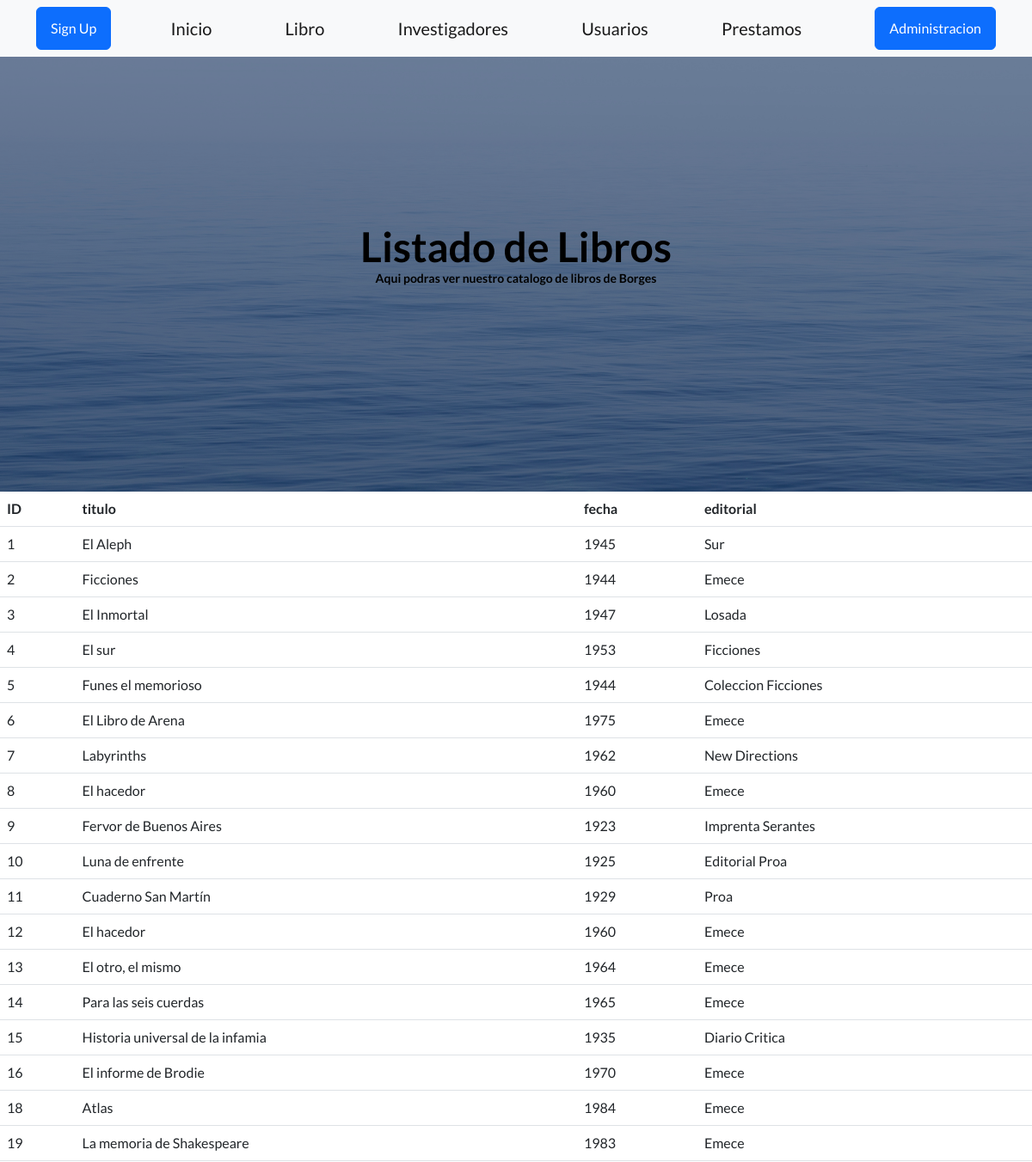
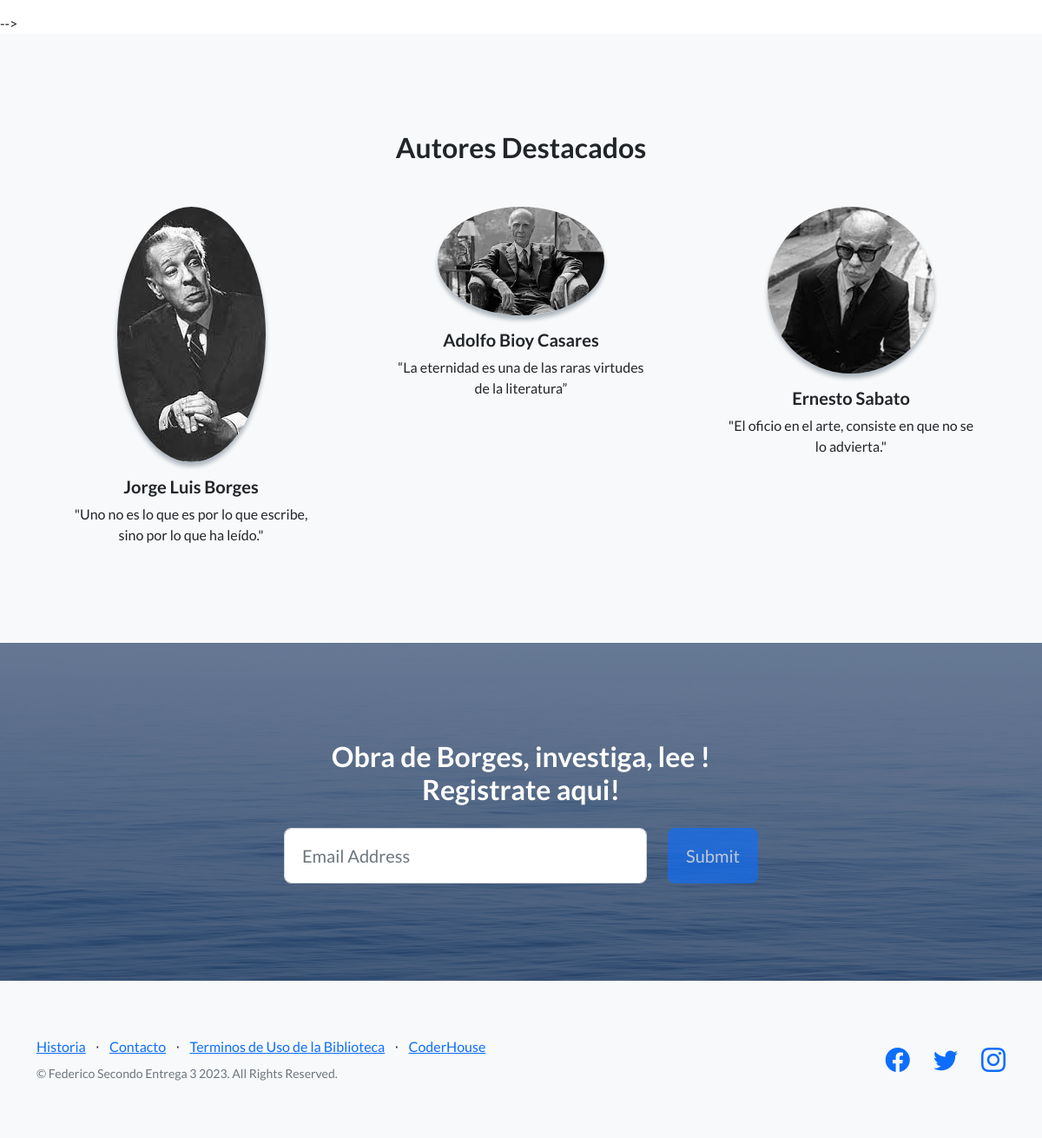
Page /BibliotecaVirtual/libros/ on the committed database (2 pictures, top to bottom).
### BibliotecaVirtual/models.py (models this page shows, shortened)
class Libro(models.Model): # CLASE DONDE SE ESTABLECEN LOS DATOS PARA CREAR LIBROS
    titulo=models.CharField(max_length=50)
    fecha=models.IntegerField()
    editorial=models.CharField(max_length=50)

### BibliotecaVirtual/views.py (the view)
# urls.py: path('libros/', libros, name="libros"),
def libros(request):
    ctx = {"libros": Libro.objects.all() }
    return render(request, "BibliotecaVirtual/libros.html", ctx)

### BibliotecaVirtual/Templates/BibliotecaVirtual/libros.html (shortened to what this page needs)
{% extends 'BibliotecaVirtual/base.html' %}
{% load static %}
{% block cabecera %}
    Listado de Libros
    <p style="font-size: 14px;">Aqui podras ver nuestro catalogo de libros de Borges</p>
{% endblock cabecera %}
{% block contenido %}
<table class="table">
    <thead>
        <tr>
            <th>ID</th>
            <th>titulo</th>
            <th>fecha</th>
            <th>editorial</th>
        </tr>
    </thead>
    <tbody>
    {% for libro in libros %}
    <tr>
        <td>{{ libro.id }}</td>
        <td>{{ libro.titulo }}</td>
        <td>{{ libro.fecha }}</td>
        <td>{{ libro.editorial }}</td>
    </tr>
    {% endfor %}
    </tbody>
</table>
{% endblock contenido %}

### BibliotecaVirtual/Templates/BibliotecaVirtual/base.html (shortened to what this page needs)
<!DOCTYPE html>
<html lang="en">
    <head>
        {% load static%}
        <link href="https://cdn.jsdelivr.net/npm/bootstrap-icons@1.5.0/font/bootstrap-icons.css" rel="stylesheet" type="text/css" />
        <link href="{% static 'BibliotecaVirtual/css/styles.css' %}" rel="stylesheet" />
    </head>
    <body>
        <nav class="navbar navbar-light bg-light static-top">
            <div class="container">
                <a class="btn btn-primary" href="#signup">Sign Up</a>
                <a class="navbar-brand" href="{% url 'inicio' %}">Inicio</a>
                <a class="navbar-brand" href="{% url 'libros' %}">Libro</a>
                <a class="navbar-brand" href="{% url 'investigadores' %}">Investigadores</a>
                <a class="navbar-brand" href="{% url 'usuarios' %}">Usuarios</a>
                <a class="navbar-brand" href="{% url 'prestamos' %}">Prestamos</a>
                <a class=" btn btn-primary" href="{% url 'admin:index' %}">Administracion</a>
            </div>
        </nav>
        <header class="masthead">
            <div class="container position-relative">
                <div class="row justify-content-center">
                    <div class="col-xl-5">
                        <div class="text-center text-black">
                            <h1 class="mb-5">
                                {% block cabecera%}{%endblock cabecera%}
                                </h1>
                        </div>
                    </div>
                </div>
            </div>
        </header>
        {% block contenido %}
        {% endblock contenido %}
 -->
        <section class="testimonials text-center bg-light">
            <div class="container">
                <h2 class="mb-5">Autores Destacados</h2>
                <div class="row">
                    <div class="col-lg-4">
                        <div class="testimonial-item mx-auto mb-5 mb-lg-0">
                            <img class="img-fluid rounded-circle mb-3" src="{% static 'BibliotecaVirtual/assets/img/testimonials-4.jpg' %}" alt="..." />
                            <h5>Jorge Luis Borges</h5>
                            <p class="font-weight-light mb-0">"Uno no es lo que es por lo que escribe, sino por lo que ha leído."</p>
                        </div>
                    </div>
                    <div class="col-lg-4">
                        <div class="testimonial-item mx-auto mb-5 mb-lg-0">
                            <img class="img-fluid rounded-circle mb-3" src="{% static 'BibliotecaVirtual/assets/img/testimonials-5.jpg' %}" alt="..." />
                            <h5>Adolfo Bioy Casares</h5>
                            <p class="font-weight-light mb-0">“La eternidad es una de las raras virtudes de la literatura”</p>
                        </div>
                    </div>
                    <div class="col-lg-4">
                        <div class="testimonial-item mx-auto mb-5 mb-lg-0">
                            <img class="img-fluid rounded-circle mb-3" src="{% static 'BibliotecaVirtual/assets/img/testimonials-6.jpg' %}" alt="..." />
                            <h5>Ernesto Sabato</h5>
                            <p class="font-weight-light mb-0">"El oficio en el arte, consiste en que no se lo advierta."</p>
                        </div>
                    </div>
                </div>
            </div>
        </section>
        <section class="call-to-action text-white text-center" id="signup">
            <div class="container position-relative">
                <div class="row justify-content-center">
                    <div class="col-xl-6">
                        <h2 class="mb-4">Obra de Borges, investiga, lee ! Registrate aqui!</h2>
                        <form class="form-subscribe" id="contactFormFooter" data-sb-form-api-token="API_TOKEN">
                            <div class="row">
                                <div class="col">
                                    <input class="form-control form-control-lg" id="emailAddressBelow" type="email" placeholder="Email Address" data-sb-validations="required,email" />
                                </div>
                                <div class="col-auto"><button class="btn btn-primary btn-lg disabled" id="submitButton" type="submit">Submit</button></div>
                            </div>
                        </form>
                    </div>
                </div>
            </div>
        </section>
        <footer class="footer bg-light">
            <div class="container">
                <div class="row">
                    <div class="col-lg-6 h-100 text-center text-lg-start my-auto">
                        <ul class="list-inline mb-2">
                            <li class="list-inline-item"><a href="#!">Historia</a></li>
                            <li class="list-inline-item">⋅</li>
                            <li class="list-inline-item"><a href="#!">Contacto</a></li>
                            <li class="list-inline-item">⋅</li>
                            <li class="list-inline-item"><a href="#!">Terminos de Uso de la Biblioteca</a></li>
                            <li class="list-inline-item">⋅</li>
                            <li class="list-inline-item"><a href="#!">CoderHouse</a></li>
                        </ul>
                        <p class="text-muted small mb-4 mb-lg-0">&copy; Federico Secondo Entrega 3 2023. All Rights Reserved.</p>
                    </div>
                    <div class="col-lg-6 h-100 text-center text-lg-end my-auto">
                        <ul class="list-inline mb-0">
                            <li class="list-inline-item me-4">
                                <a href="#!"><i class="bi-facebook fs-3"></i></a>
                            </li>
                            <li class="list-inline-item me-4">
                                <a href="#!"><i class="bi-twitter fs-3"></i></a>
                            </li>
                            <li class="list-inline-item">
                                <a href="#!"><i class="bi-instagram fs-3"></i></a>
                            </li>
                        </ul>
                    </div>
                </div>
            </div>
        </footer>
    </body>
</html>

### rows in the picture
Libro: id "1", titulo "El Aleph", fecha "1945", editorial "Sur"
Libro: id "2", titulo "Ficciones", fecha "1944", editorial "Emece"
Libro: id "3", titulo "El Inmortal", fecha "1947", editorial "Losada"
Libro: id "4", titulo "El sur", fecha "1953", editorial "Ficciones"
Libro: id "5", titulo "Funes el memorioso", fecha "1944", editorial "Coleccion Ficciones"
Libro: id "6", titulo "El Libro de Arena", fecha "1975", editorial "Emece"
Libro: id "7", titulo "Labyrinths", fecha "1962", editorial "New Directions"
Libro: id "8", titulo "El hacedor", fecha "1960", editorial "Emece"
Libro: id "9", titulo "Fervor de Buenos Aires", fecha "1923", editorial "Imprenta Serantes"
Libro: id "10", titulo "Luna de enfrente", fecha "1925", editorial "Editorial Proa"
Libro: id "11", titulo "Cuaderno San Martín", fecha "1929", editorial "Proa"
Libro: id "12", titulo "El hacedor", fecha "1960", editorial "Emece"
Libro: id "13", titulo "El otro, el mismo", fecha "1964", editorial "Emece"
Libro: id "14", titulo "Para las seis cuerdas", fecha "1965", editorial "Emece"
Libro: id "15", titulo "Historia universal de la infamia", fecha "1935", editorial "Diario Critica"
Libro: id "16", titulo "El informe de Brodie", fecha "1970", editorial "Emece"
Libro: id "18", titulo "Atlas", fecha "1984", editorial "Emece"
Libro: id "19", titulo "La memoria de Shakespeare", fecha "1983", editorial "Emece"
